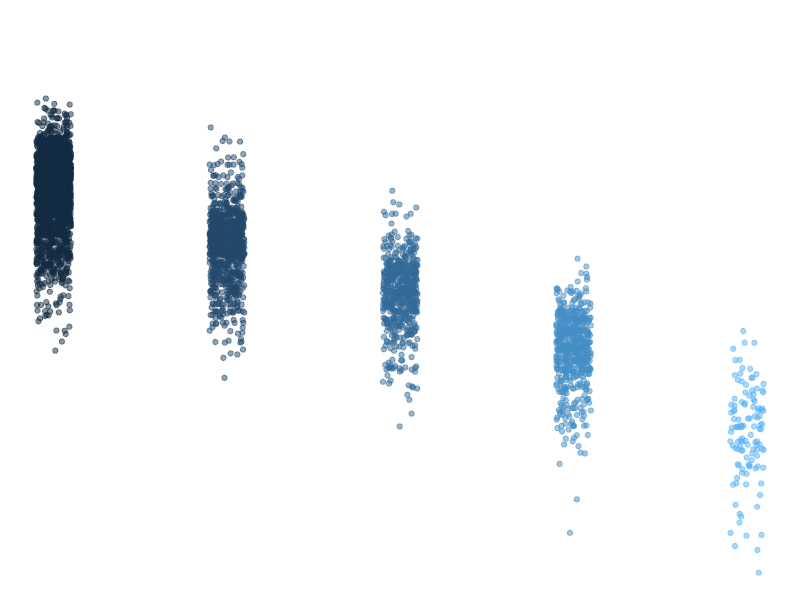

Source code (R):
## ---- chunk 1
knitr::opts_chunk$set(echo = TRUE)
library(tidyverse)
## ---- chunk 2
summary(storms)
## ---- chunk 3
names(storms)
## ---- chunk 4
ggplot(data = storms, aes(x = category, y = pressure)) +
  geom_jitter(width = 0.1, 
              alpha = 0.5,
              aes(color = category),
              show.legend = FALSE) +
  labs(x = "StorM CategorRY", 
       y = "Air pressure at storm center (millibars)"
       ) +
  theme_void()
